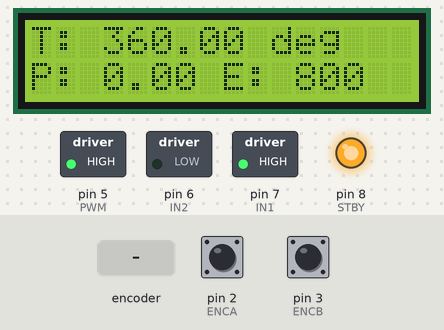
Simulated run of this sketch. Board: Arduino Uno, built with avr-gcc and run on an emulated ATmega328P. On the bench: 16×2 character LCD, switched loads named in the sketch (green lamp = pin HIGH), output pins drawn as LEDs (lit = HIGH). Inputs (shaded band) come from the test bench; at power-on: pin 2 (ENCA) HIGH, pin 3 (ENCB) HIGH. What the sketch prints to the serial monitor is not drawn.

Above: at 1.2 s.
1.3 s: rotary encoder on pin 2 (ENCA) / pin 3 (ENCB) turned 3 steps (first pin leading)
At 2.9 s:
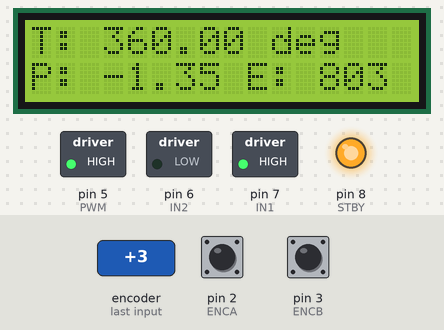
3.4 s: rotary encoder on pin 2 (ENCA) / pin 3 (ENCB) turned 1 step (first pin leading)
At 4.4 s:
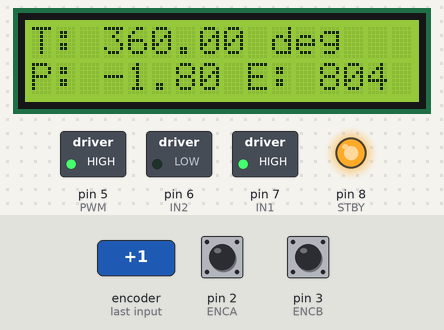
5.1 s: rotary encoder on pin 2 (ENCA) / pin 3 (ENCB) turned 1 step (first pin leading)
At 6.0 s:
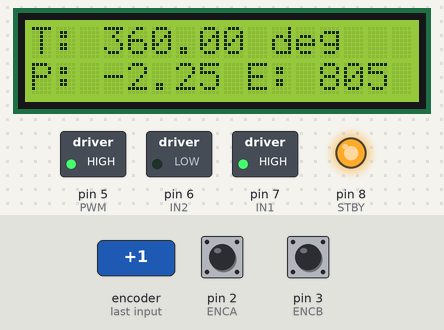
Timing chart, 0 to 8.1 s (numbered marks = the images above; inputs shaded):
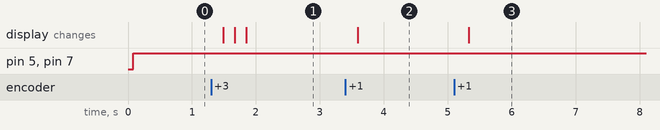

The sketch:

sonunda.ino
```cpp
#include <Wire.h>
#include <LiquidCrystal_I2C.h>

#define ENCA 2 // YELLOW
#define ENCB 3 // WHITE
#define PWM 5
#define IN2 6
#define IN1 7
#define STBY 8 // Standby pin

volatile int posi = 0;
long prevT = 0;
float eprev = 0;
float eintegral = 0;

LiquidCrystal_I2C lcd(0x27, 16, 2);

void setup() {
  Serial.begin(9600);
  pinMode(ENCA, INPUT);
  pinMode(ENCB, INPUT);
  attachInterrupt(digitalPinToInterrupt(ENCA), readEncoder, RISING);

  pinMode(PWM, OUTPUT);
  pinMode(IN1, OUTPUT);
  pinMode(IN2, OUTPUT);
  pinMode(STBY, OUTPUT);

  digitalWrite(STBY, HIGH); // Standby pinini aktif hale getirme

  lcd.init(); // LCD'yi başlat
  lcd.backlight();
  lcd.clear();
  lcd.setCursor(0, 0);
  lcd.print("Starting...");

  Serial.println("target pos");
}

void loop() {
  int target = 800;

  // PID constants
  float kp = 0.65;
  float kd = 0.025;
  float ki = 0.0;

  // time difference
  long currT = micros();
  float deltaT = ((float)(currT - prevT)) / (1.0e6);
  prevT = currT;

  // Read the position
  int pos = 0;
  noInterrupts(); // disable interrupts temporarily while reading
  pos = posi;
  interrupts(); // turn interrupts back on

  // error
  int e = target - pos;

  // derivative
  float dedt = (e - eprev) / (deltaT);

  // integral
  eintegral = eintegral + e * deltaT;

  // control signal
  float u = kp * e + kd * dedt + ki * eintegral;

  // motor power
  float pwr = fabs(u);
  if (pwr > 255) {
    pwr = 255;
  }

  // motor direction
  int dir = 1;
  if (u < 0) {
    dir = -1;
  }

  // signal the motor
  setMotor(dir, pwr, PWM, IN1, IN2);

  // store previous error
  eprev = e;

  // Convert target to degrees
  float targetDegrees;
  if (target < 850) {
    targetDegrees = target * 0.45;
  } else {
    targetDegrees = target * 0.4;
  }

  // Convert position to degrees
  float posDegrees;
  if (pos < 850) {
    posDegrees = pos * 0.45;
  } else {
    posDegrees = pos * 0.4;
  }

  // Print the output
  Serial.print("Target: ");
  Serial.print(target);
  Serial.print(" (");
  Serial.print(targetDegrees);
  Serial.print(" degrees) | Position: ");
  Serial.print(pos);
  Serial.print(" (");
  Serial.print(posDegrees);
  Serial.print(" degrees) | Error: ");
  Serial.print(e);
  Serial.print(" | PWM: ");
  Serial.println(pwr);

  // Display on LCD
  lcd.clear();
  lcd.setCursor(0, 0);
  lcd.print("T: ");
  lcd.print(targetDegrees);
  lcd.print(" deg");
  lcd.setCursor(0, 1);
  lcd.print("P: ");
  lcd.print(posDegrees);
  lcd.print(" E: ");
  lcd.print(e);
}

void setMotor(int dir, int pwmVal, int pwm, int in1, int in2) {
  analogWrite(pwm, pwmVal);
  if (dir == 1) {
    digitalWrite(in1, HIGH);
    digitalWrite(in2, LOW);
  } else if (dir == -1) {
    digitalWrite(in1, LOW);
    digitalWrite(in2, HIGH);
  } else {
    digitalWrite(in1, LOW);
    digitalWrite(in2, LOW);
  }
}

void readEncoder() {
  int b = digitalRead(ENCB);
  if (b > 0) {
    posi++;
  } else {
    posi--;
  }
}
```

Measured:
- after the input at 1.3 s, the display: first changes after 0.19 s (image 1 shows a later state)
- after the input at 3.4 s, the display: changes after 0.19 s (image 2)
- after the input at 5.1 s, the display: changes after 0.23 s (image 3)
